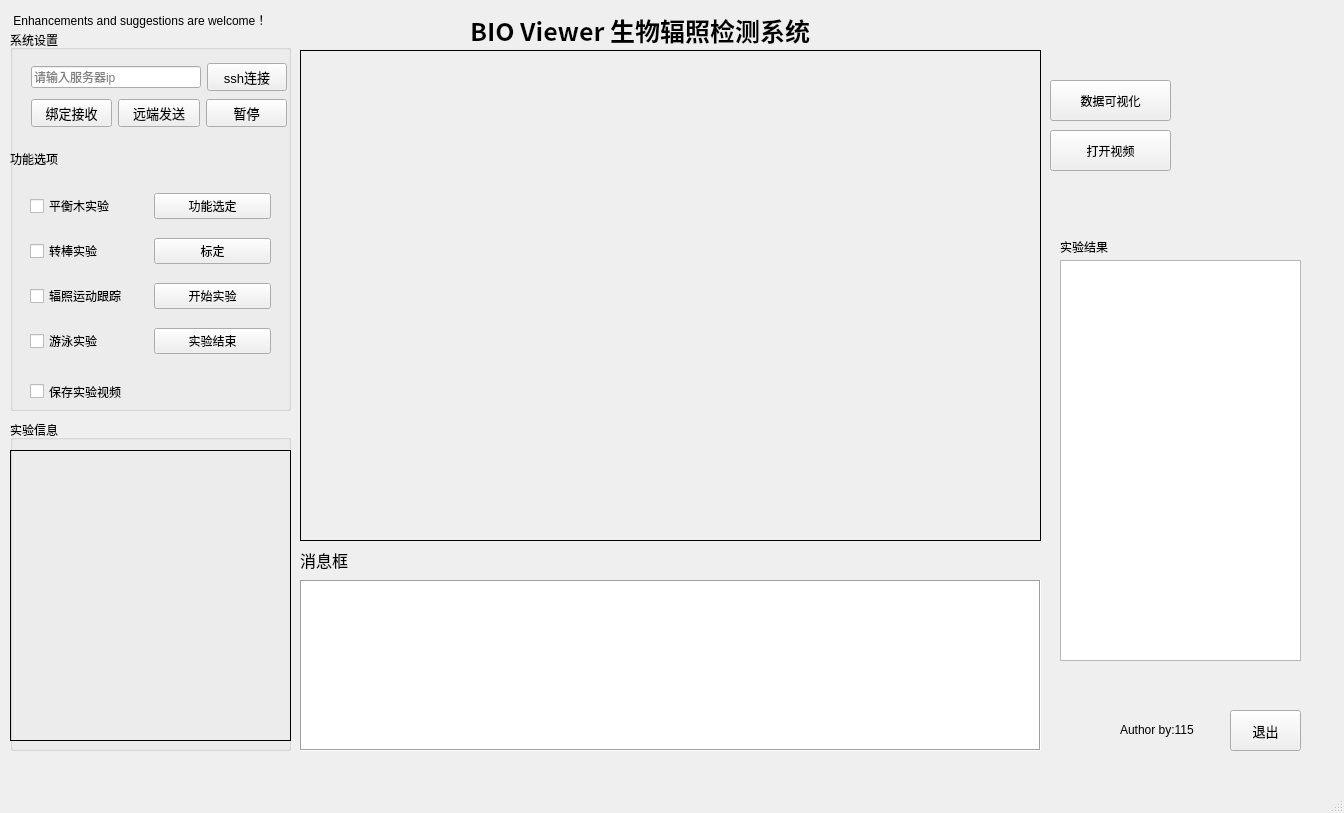
<?xml version="1.0" encoding="UTF-8"?>
<ui version="4.0">
 <class>MainWindow</class>
 <widget class="QMainWindow" name="MainWindow">
  <property name="geometry">
   <rect>
    <x>0</x>
    <y>0</y>
    <width>1344</width>
    <height>813</height>
   </rect>
  </property>
  <property name="windowTitle">
   <string>MainWindow</string>
  </property>
  <widget class="QWidget" name="centralwidget">
   <widget class="QLabel" name="image">
    <property name="geometry">
     <rect>
      <x>300</x>
      <y>50</y>
      <width>741</width>
      <height>491</height>
     </rect>
    </property>
    <property name="frameShape">
     <enum>QFrame::Box</enum>
    </property>
    <property name="text">
     <string/>
    </property>
   </widget>
   <widget class="QTextEdit" name="msgbox">
    <property name="geometry">
     <rect>
      <x>300</x>
      <y>580</y>
      <width>741</width>
      <height>171</height>
     </rect>
    </property>
    <property name="sizePolicy">
     <sizepolicy hsizetype="Preferred" vsizetype="Preferred">
      <horstretch>0</horstretch>
      <verstretch>0</verstretch>
     </sizepolicy>
    </property>
    <property name="frameShape">
     <enum>QFrame::Box</enum>
    </property>
   </widget>
   <widget class="QPushButton" name="exitbtn">
    <property name="geometry">
     <rect>
      <x>1230</x>
      <y>710</y>
      <width>71</width>
      <height>41</height>
     </rect>
    </property>
    <property name="font">
     <font>
      <pointsize>10</pointsize>
     </font>
    </property>
    <property name="text">
     <string>退出</string>
    </property>
   </widget>
   <widget class="QGroupBox" name="groupBox">
    <property name="geometry">
     <rect>
      <x>10</x>
      <y>30</y>
      <width>281</width>
      <height>381</height>
     </rect>
    </property>
    <property name="title">
     <string>系统设置</string>
    </property>
    <widget class="QLabel" name="label">
     <property name="geometry">
      <rect>
       <x>0</x>
       <y>120</y>
       <width>67</width>
       <height>17</height>
      </rect>
     </property>
     <property name="text">
      <string>功能选项</string>
     </property>
    </widget>
    <widget class="QWidget" name="layoutWidget">
     <property name="geometry">
      <rect>
       <x>20</x>
       <y>150</y>
       <width>241</width>
       <height>191</height>
      </rect>
     </property>
     <layout class="QGridLayout" name="gridLayout">
      <item row="0" column="1">
       <widget class="QPushButton" name="check">
        <property name="text">
         <string>功能选定</string>
        </property>
       </widget>
      </item>
      <item row="2" column="1">
       <widget class="QPushButton" name="yolobtn">
        <property name="text">
         <string>开始实验</string>
        </property>
       </widget>
      </item>
      <item row="3" column="1">
       <widget class="QPushButton" name="pushButton_2">
        <property name="text">
         <string>实验结束</string>
        </property>
       </widget>
      </item>
      <item row="1" column="0">
       <widget class="QCheckBox" name="rolate">
        <property name="text">
         <string>转棒实验</string>
        </property>
       </widget>
      </item>
      <item row="2" column="0">
       <widget class="QCheckBox" name="track">
        <property name="text">
         <string>辐照运动跟踪</string>
        </property>
       </widget>
      </item>
      <item row="3" column="0">
       <widget class="QCheckBox" name="swim">
        <property name="text">
         <string>游泳实验</string>
        </property>
       </widget>
      </item>
      <item row="0" column="0">
       <widget class="QCheckBox" name="balance">
        <property name="text">
         <string>平衡木实验</string>
        </property>
       </widget>
      </item>
      <item row="1" column="1">
       <widget class="QPushButton" name="fixbtn">
        <property name="text">
         <string>标定</string>
        </property>
       </widget>
      </item>
     </layout>
    </widget>
    <widget class="QWidget" name="layoutWidget">
     <property name="geometry">
      <rect>
       <x>21</x>
       <y>31</y>
       <width>256</width>
       <height>68</height>
      </rect>
     </property>
     <layout class="QGridLayout" name="gridLayout_2">
      <item row="0" column="0">
       <layout class="QHBoxLayout" name="horizontalLayout">
        <item>
         <widget class="QLineEdit" name="sshiptext">
          <property name="placeholderText">
           <string>请输入服务器ip</string>
          </property>
         </widget>
        </item>
        <item>
         <widget class="QPushButton" name="sshbutton">
          <property name="font">
           <font>
            <pointsize>10</pointsize>
           </font>
          </property>
          <property name="text">
           <string>ssh连接</string>
          </property>
         </widget>
        </item>
       </layout>
      </item>
      <item row="1" column="0">
       <layout class="QHBoxLayout" name="horizontalLayout_2">
        <item>
         <widget class="QPushButton" name="startbtn">
          <property name="font">
           <font>
            <pointsize>10</pointsize>
           </font>
          </property>
          <property name="text">
           <string>绑定接收</string>
          </property>
         </widget>
        </item>
        <item>
         <widget class="QPushButton" name="sendbtn">
          <property name="font">
           <font>
            <pointsize>10</pointsize>
           </font>
          </property>
          <property name="text">
           <string>远端发送</string>
          </property>
         </widget>
        </item>
        <item>
         <widget class="QPushButton" name="stopbtn">
          <property name="font">
           <font>
            <pointsize>10</pointsize>
           </font>
          </property>
          <property name="text">
           <string>暂停</string>
          </property>
         </widget>
        </item>
       </layout>
      </item>
     </layout>
    </widget>
    <widget class="QCheckBox" name="savevidBox">
     <property name="geometry">
      <rect>
       <x>20</x>
       <y>350</y>
       <width>141</width>
       <height>23</height>
      </rect>
     </property>
     <property name="text">
      <string>保存实验视频</string>
     </property>
    </widget>
   </widget>
   <widget class="QLabel" name="label_2">
    <property name="geometry">
     <rect>
      <x>470</x>
      <y>10</y>
      <width>351</width>
      <height>41</height>
     </rect>
    </property>
    <property name="font">
     <font>
      <family>Noto Sans CJK SC</family>
      <pointsize>19</pointsize>
      <weight>75</weight>
      <italic>false</italic>
      <bold>true</bold>
     </font>
    </property>
    <property name="text">
     <string>BIO Viewer 生物辐照检测系统</string>
    </property>
   </widget>
   <widget class="QLabel" name="label_3">
    <property name="geometry">
     <rect>
      <x>1120</x>
      <y>720</y>
      <width>101</width>
      <height>20</height>
     </rect>
    </property>
    <property name="text">
     <string>Author by:115 </string>
    </property>
   </widget>
   <widget class="QGroupBox" name="groupBox_2">
    <property name="geometry">
     <rect>
      <x>10</x>
      <y>420</y>
      <width>281</width>
      <height>331</height>
     </rect>
    </property>
    <property name="title">
     <string>实验信息</string>
    </property>
    <widget class="QLabel" name="testinfo">
     <property name="geometry">
      <rect>
       <x>0</x>
       <y>30</y>
       <width>281</width>
       <height>291</height>
      </rect>
     </property>
     <property name="frameShape">
      <enum>QFrame::Box</enum>
     </property>
     <property name="text">
      <string/>
     </property>
    </widget>
   </widget>
   <widget class="QLabel" name="label_4">
    <property name="geometry">
     <rect>
      <x>10</x>
      <y>10</y>
      <width>321</width>
      <height>20</height>
     </rect>
    </property>
    <property name="text">
     <string> Enhancements and suggestions are welcome！ </string>
    </property>
   </widget>
   <widget class="QLabel" name="label_time">
    <property name="geometry">
     <rect>
      <x>1040</x>
      <y>0</y>
      <width>301</width>
      <height>31</height>
     </rect>
    </property>
    <property name="font">
     <font>
      <pointsize>13</pointsize>
     </font>
    </property>
    <property name="text">
     <string/>
    </property>
   </widget>
   <widget class="QLabel" name="label_6">
    <property name="geometry">
     <rect>
      <x>300</x>
      <y>550</y>
      <width>67</width>
      <height>20</height>
     </rect>
    </property>
    <property name="font">
     <font>
      <pointsize>12</pointsize>
     </font>
    </property>
    <property name="text">
     <string>消息框</string>
    </property>
   </widget>
   <widget class="QWidget" name="layoutWidget">
    <property name="geometry">
     <rect>
      <x>0</x>
      <y>0</y>
      <width>2</width>
      <height>2</height>
     </rect>
    </property>
    <layout class="QVBoxLayout" name="verticalLayout"/>
   </widget>
   <widget class="QWidget" name="layoutWidget">
    <property name="geometry">
     <rect>
      <x>0</x>
      <y>0</y>
      <width>2</width>
      <height>2</height>
     </rect>
    </property>
    <layout class="QHBoxLayout" name="horizontalLayout_3"/>
   </widget>
   <widget class="QPushButton" name="dataViewbtn">
    <property name="geometry">
     <rect>
      <x>1050</x>
      <y>80</y>
      <width>121</width>
      <height>41</height>
     </rect>
    </property>
    <property name="text">
     <string>数据可视化</string>
    </property>
   </widget>
   <widget class="QPushButton" name="pushButton">
    <property name="geometry">
     <rect>
      <x>1050</x>
      <y>130</y>
      <width>121</width>
      <height>41</height>
     </rect>
    </property>
    <property name="text">
     <string>打开视频</string>
    </property>
   </widget>
   <widget class="QTextEdit" name="expResinfo">
    <property name="geometry">
     <rect>
      <x>1060</x>
      <y>260</y>
      <width>241</width>
      <height>401</height>
     </rect>
    </property>
   </widget>
   <widget class="QLabel" name="label_5">
    <property name="geometry">
     <rect>
      <x>1060</x>
      <y>237</y>
      <width>81</width>
      <height>20</height>
     </rect>
    </property>
    <property name="text">
     <string>实验结果</string>
    </property>
   </widget>
  </widget>
  <widget class="QMenuBar" name="menubar">
   <property name="geometry">
    <rect>
     <x>0</x>
     <y>0</y>
     <width>1344</width>
     <height>28</height>
    </rect>
   </property>
  </widget>
  <widget class="QStatusBar" name="statusbar"/>
 </widget>
 <resources/>
 <connections/>
</ui>
